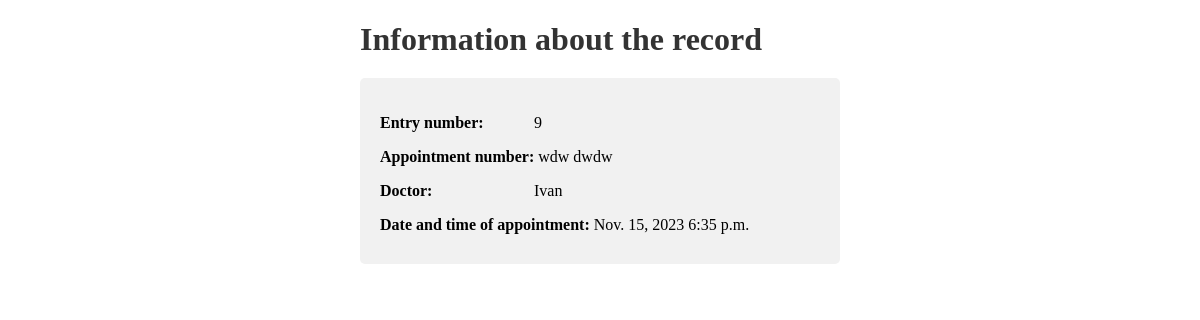
Before: /appointment/detail/9/ with the older database file.
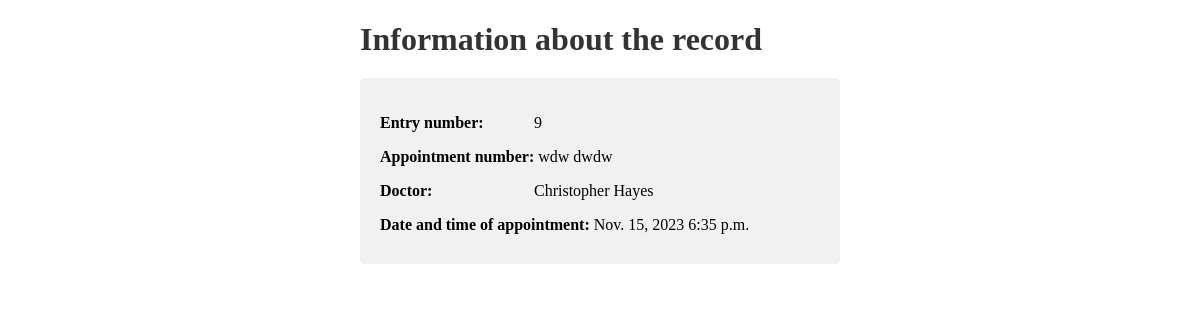
After: the same page with the newer database file.
### doctors/models.py (models this page shows, shortened)
class Appointment(models.Model):
    id = models.AutoField(primary_key=True)
    patient = models.ForeignKey('patients.Patient', on_delete=models.CASCADE)
    doctor = models.ForeignKey(Doctor, on_delete=models.CASCADE)
    schedule = models.ForeignKey(Schedule, on_delete=models.CASCADE)
    appointment_date = models.DateField()
    appointment_time = models.TimeField()
    history = HistoricalRecords() # отслеживание истории изменения модели

class Doctor(models.Model):
    id = models.AutoField(primary_key=True)
    name = models.CharField(max_length=255)
    specialization = models.ForeignKey(Specialization, on_delete=models.CASCADE)
    working_date = models.DateField()
    contact_number = models.CharField(max_length=20)
    history = HistoricalRecords() # отслеживание истории изменения модели

### patients/models.py (models this page shows, shortened)
class Patient(models.Model):
    id = models.AutoField(primary_key=True)
    full_name = models.CharField(max_length=255)
    birth_date = models.DateField()
    gender = models.CharField(max_length=10)
    contact_number = models.CharField(max_length=15)
    address = models.TextField()
    email = models.EmailField(default='почта не указана')

### doctors/views.py (the view)
# urls.py: path('appointment/detail/<int:appointment_id>/', appointment_detail, name='appointment_detail'),
def appointment_detail(request, appointment_id):
    appointment = get_object_or_404(Appointment, id = appointment_id)
    context = {
        'appointment': appointment
    }
    return render(request, 'appointment_detail.html', context)

### doctors/templates/appointment_detail.html (shortened to what this page needs)
<!DOCTYPE html>
<html>
<head>
</head>
<body>
    <h1 class="header">Information about the record</h1>
    <div class="app-info">
        <p class="info-item"><span class="title">Entry number:</span> {{ appointment.id }}</p>
        <p class="info-item"><span class="title">Appointment number:</span> {{ appointment.patient.full_name }}</p>
        <p class="info-item"><span class="title">Doctor:</span> {{ appointment.doctor.name }}</p>
        <p class="info-item"><span class="title">Date and time of appointment:</span> {{ appointment.appointment_date }} {{ appointment.appointment_time }}</p>
    </div>
</body>
</html>

Changed rows visible on the page:
changed through a linked row, Appointment "wdw dwdw": doctor.name "Ivan" → "Christopher Hayes"
